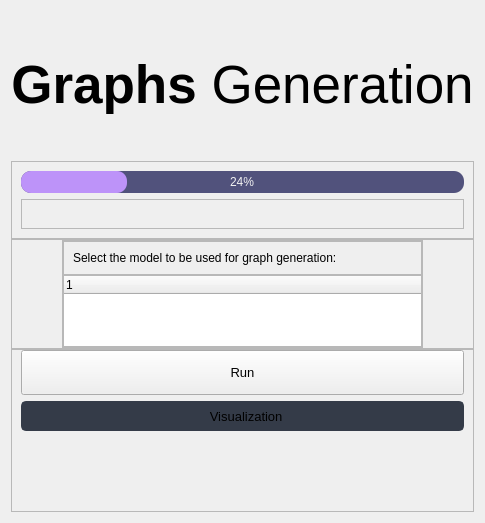
                     <widget class="QWidget" name="generate">
                      <property name="styleSheet">
                       <string notr="true">b</string>
                      </property>
                      <layout class="QVBoxLayout" name="verticalLayout_18">
                       <property name="spacing">
                        <number>0</number>
                       </property>
                       <item>
                        <widget class="QLabel" name="title_gr">
                         <property name="minimumSize">
                          <size>
                           <width>0</width>
                           <height>150</height>
                          </size>
                         </property>
                         <property name="font">
                          <font>
                           <family>Segoe UI</family>
                           <pointsize>10</pointsize>
                           <italic>false</italic>
                           <bold>false</bold>
                          </font>
                         </property>
                         <property name="text">
                          <string>&lt;html&gt;&lt;head/&gt;&lt;body&gt;&lt;p align=&quot;center&quot;&gt;&lt;span style=&quot; font-size:40pt; font-weight:700;&quot;&gt;Graphs&lt;/span&gt;&lt;span style=&quot; font-size:40pt;&quot;&gt; Generation&lt;/span&gt;&lt;/p&gt;&lt;/body&gt;&lt;/html&gt;</string>
                         </property>
                        </widget>
                       </item>
                       <item>
                        <widget class="QFrame" name="frame_22">
                         <property name="frameShape">
                          <enum>QFrame::StyledPanel</enum>
                         </property>
                         <property name="frameShadow">
                          <enum>QFrame::Raised</enum>
                         </property>
                         <layout class="QVBoxLayout" name="verticalLayout">
                          <item>
                           <widget class="QProgressBar" name="progress_gr">
                            <property name="styleSheet">
                             <string notr="true">QProgressBar{
	font-size: 12px;
	background-color: rgb(81, 82, 124);
	color: rgb(241, 241, 241);
	border-style: none;
	border-radius: 10px;
	text-align: center;
}

QProgressBar::chunk {
    background-color: rgb(189, 147, 249);
	border-radius: 10px;
}</string>
                            </property>
                            <property name="value">
                             <number>24</number>
                            </property>
                           </widget>
                          </item>
                          <item>
                           <widget class="QFrame" name="frame_59">
                            <property name="minimumSize">
                             <size>
                              <width>0</width>
                              <height>0</height>
                             </size>
                            </property>
                            <property name="frameShape">
                             <enum>QFrame::StyledPanel</enum>
                            </property>
                            <property name="frameShadow">
                             <enum>QFrame::Raised</enum>
                            </property>
                            <layout class="QHBoxLayout" name="horizontalLayout_17">
                             <property name="spacing">
                              <number>0</number>
                             </property>
                             <property name="leftMargin">
                              <number>0</number>
                             </property>
                             <property name="topMargin">
                              <number>0</number>
                             </property>
                             <property name="rightMargin">
                              <number>0</number>
                             </property>
                             <property name="bottomMargin">
                              <number>0</number>
                             </property>
                             <item>
                              <widget class="QLabel" name="label_progress_gr">
                               <property name="text">
                                <string>&lt;html&gt;&lt;head/&gt;&lt;body&gt;&lt;p&gt;&lt;br/&gt;&lt;/p&gt;&lt;/body&gt;&lt;/html&gt;</string>
                               </property>
                              </widget>
                             </item>
                             <item>
                              <widget class="QLabel" name="label_suffix_gr">
                               <property name="text">
                                <string>&lt;html&gt;&lt;head/&gt;&lt;body&gt;&lt;p align=&quot;right&quot;&gt;&lt;br/&gt;&lt;/p&gt;&lt;/body&gt;&lt;/html&gt;</string>
                               </property>
                              </widget>
                             </item>
                            </layout>
                           </widget>
                          </item>
                         </layout>
                        </widget>
                       </item>
                       <item>
                        <widget class="QFrame" name="frame_18">
                         <property name="minimumSize">
                          <size>
                           <width>0</width>
                           <height>0</height>
                          </size>
                         </property>
                         <property name="frameShape">
                          <enum>QFrame::StyledPanel</enum>
                         </property>
                         <property name="frameShadow">
                          <enum>QFrame::Raised</enum>
                         </property>
                         <layout class="QHBoxLayout" name="horizontalLayout_9">
                          <property name="spacing">
                           <number>0</number>
                          </property>
                          <property name="leftMargin">
                           <number>50</number>
                          </property>
                          <property name="topMargin">
                           <number>0</number>
                          </property>
                          <property name="rightMargin">
                           <number>50</number>
                          </property>
                          <property name="bottomMargin">
                           <number>0</number>
                          </property>
                          <item>
                           <widget class="QFrame" name="frame_25">
                            <property name="maximumSize">
                             <size>
                              <width>16777215</width>
                              <height>16777215</height>
                             </size>
                            </property>
                            <property name="frameShape">
                             <enum>QFrame::StyledPanel</enum>
                            </property>
                            <property name="frameShadow">
                             <enum>QFrame::Raised</enum>
                            </property>
                            <layout class="QVBoxLayout" name="verticalLayout_17">
                             <property name="spacing">
                              <number>0</number>
                             </property>
                             <property name="leftMargin">
                              <number>0</number>
                             </property>
                             <property name="topMargin">
                              <number>0</number>
                             </property>
                             <property name="rightMargin">
                              <number>0</number>
                             </property>
                             <property name="bottomMargin">
                              <number>0</number>
                             </property>
                             <item>
                              <widget class="QFrame" name="frame_21">
                               <property name="frameShape">
                                <enum>QFrame::StyledPanel</enum>
                               </property>
                               <property name="frameShadow">
                                <enum>QFrame::Raised</enum>
                               </property>
                               <layout class="QHBoxLayout" name="horizontalLayout_11">
                                <item>
                                 <widget class="QLabel" name="label_tree_gr">
                                  <property name="text">
                                   <string>Select the model to be used for graph generation:</string>
                                  </property>
                                 </widget>
                                </item>
                               </layout>
                              </widget>
                             </item>
                             <item>
                              <widget class="QTreeWidget" name="tree_gr">
                               <property name="styleSheet">
                                <string notr="true">

QTreeView::item:selected {
		color: #282a36;
        background: #8BE9FD;
}
</string>
                               </property>
                               <property name="sizeAdjustPolicy">
                                <enum>QAbstractScrollArea::AdjustToContents</enum>
                               </property>
                               <property name="sortingEnabled">
                                <bool>false</bool>
                               </property>
                               <column>
                                <property name="text">
                                 <string/>
                                </property>
                               </column>
                              </widget>
                             </item>
                            </layout>
                           </widget>
                          </item>
                         </layout>
                        </widget>
                       </item>
                       <item>
                        <widget class="QFrame" name="frame_23">
                         <property name="frameShape">
                          <enum>QFrame::StyledPanel</enum>
                         </property>
                         <property name="frameShadow">
                          <enum>QFrame::Raised</enum>
                         </property>
                         <layout class="QVBoxLayout" name="verticalLayout_16">
                          <property name="topMargin">
                           <number>0</number>
                          </property>
                          <property name="bottomMargin">
                           <number>80</number>
                          </property>
                          <item>
                           <widget class="QPushButton" name="btn_run_gr">
                            <property name="minimumSize">
                             <size>
                              <width>0</width>
                              <height>45</height>
                             </size>
                            </property>
                            <property name="font">
                             <font>
                              <family>Segoe UI</family>
                              <pointsize>10</pointsize>
                              <italic>false</italic>
                              <bold>false</bold>
                             </font>
                            </property>
                            <property name="text">
                             <string>Run</string>
                            </property>
                           </widget>
                          </item>
                          <item>
                           <widget class="QPushButton" name="btn_vis_gr">
                            <property name="minimumSize">
                             <size>
                              <width>0</width>
                              <height>30</height>
                             </size>
                            </property>
                            <property name="font">
                             <font>
                              <family>Segoe UI</family>
                              <pointsize>10</pointsize>
                              <italic>false</italic>
                              <bold>false</bold>
                             </font>
                            </property>
                            <property name="styleSheet">
                             <string notr="true">QPushButton {
	border: 2px solid rgb(52, 59, 72);
	border-radius: 5px;	
	background-color: rgb(52, 59, 72);
}
QPushButton:hover {
	background-color: rgb(57, 65, 80);
	border: 2px solid rgb(61, 70, 86);
}
QPushButton:pressed {	
	background-color: rgb(35, 40, 49);
	border: 2px solid rgb(43, 50, 61);
}</string>
                            </property>
                            <property name="text">
                             <string>  Visualization</string>
                            </property>
                            <property name="icon">
                             <iconset resource="resources.qrc">
                              <normaloff>:/icons/images/icons/icon_project_diagram.png</normaloff>:/icons/images/icons/icon_project_diagram.png</iconset>
                            </property>
                           </widget>
                          </item>
                         </layout>
                        </widget>
                       </item>
                      </layout>
                     </widget>
